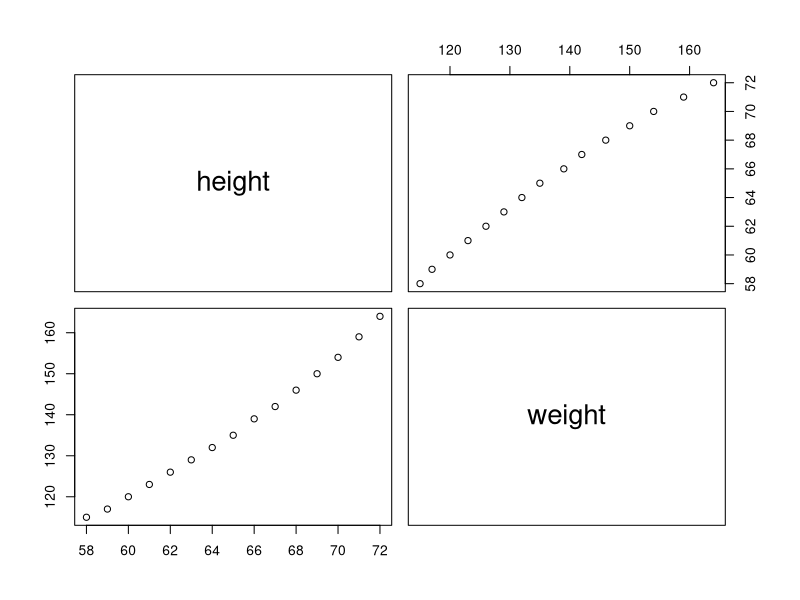
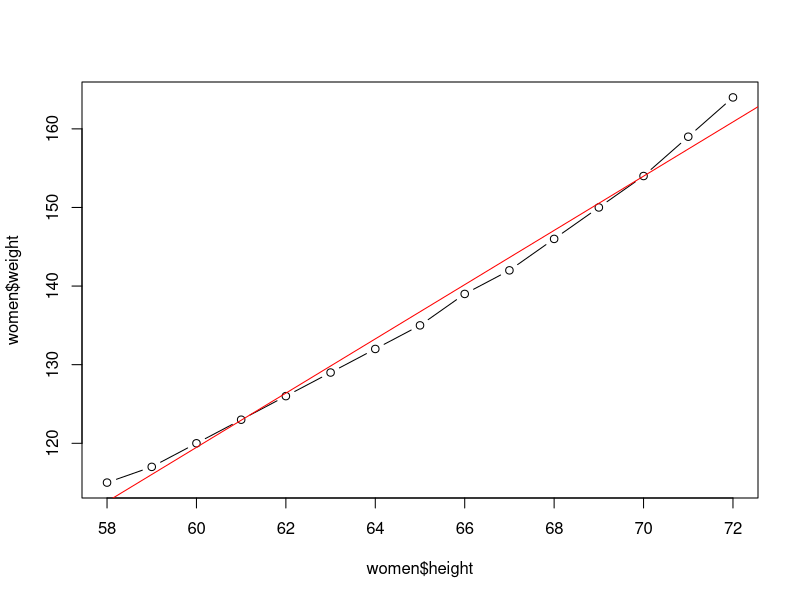

The R source for these figures, in order: (Note: this script raises an error after producing the figures.)
#Regression Analysis
#Simple linear regression - women
#Simple Linear with 1 IV and 1 DV

library(dplyr)

women
head(women)
cor(women)
names(women)
cov(women$height, women$weight)
cov(women)
pairs(women)

fit1 = lm(weight ~ height, data=women)
summary(fit1)

data(women)
women
names(women)
str(women)

cov(women$height, women$weight)
#69 : which show positive relationship between height and weight

cor(women$height, women$weight)
#0.995 : which shows Strong and Positive relationship betw height & weight
0.995^2 # also equal R^2 value in this case (Simple Linear Regression)

plot(x=women$height, y=women$weight, type='b')
abline(lm(weight ~ height, data=women), col='red')
names(women)  #x- IV, y -DV
fit1 = lm(weight ~ height, data=women)  # creating a model
summary(fit1)  #summary of the Model

#Ho: (F Test) : No relationship between Y and any X
#Ha:  There is relationship between Y and at least one X
# p < 0.05 Reject Ho in favour of Ha

attributes(fit1)  #output of model

#coefficients
coef(fit1)
#p values for b0 & b1 are significant as it is < 0.05
#pvalue1 = 1.71e-09 < 0.05
#pvalue2 = 1.09e-14 < 0.05

coef(fit1)
#Y = -87 + 3.4 * X  # no extrapolations
(Y = -87 + 3.4 * 20)  # weight cannot be negative
range(women$height)
(Y = -87 + 3.4 * 58)
(Y = -87 + 3.4 * 61.5)
(Y = -87 + 3.4 * 72)
range(women$height)
women %>% head

summary(fit1)
#R^2
(summary(fit1))$r.squared  #0.991
(summary(fit1))$adj.r.squared  #0.9903
#99% of variation in weight is explained by Height
#Good Linear Model for Prediction


#FStats : p value
(summary(fit1))$fstatistic 
#pvalue : 1.09e-14  < 0.05 : Model exists
#There is at least 1 IV which explains variation in Y (DV)


#Prediction : for height = 65, 66

range(women$height)
(new1 = data.frame(height=c(65,66,66.50)))
new1
(p1=predict(fit1, newdata = new1))

cbind(new1, p1)
#136.7333 140.1833

(new2 = data.frame(height=c(60,69)))
(p2=predict(fit1, newdata = new2))
cbind(new2, p2)

?predict
predict(fit1, newdata = new1, interval='confidence')
predict(fit1, newdata = new1, interval='prediction')

women
women$weight
fitted(fit1) # predicted values of all original Xs
predict(fit1, newdata = data.frame(women$height)) # same as above for single X

new3 = data.frame(women$height)  # DF using height of original data
cbind(women, fitted(fit1), residuals(fit1))  # compare women, predicted, errors
residuals(fit1)  # diff between actual and predicted values of weight
summary(fit1)
summary(residuals(fit1))

plot(fit1)
cor(fitted(fit1), women$weight)
summary(fit1)